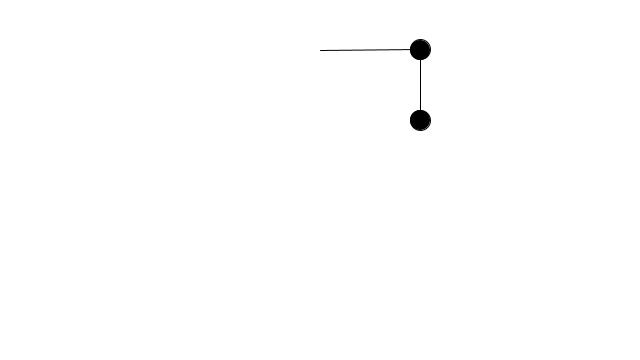
Frame 1 (no input)
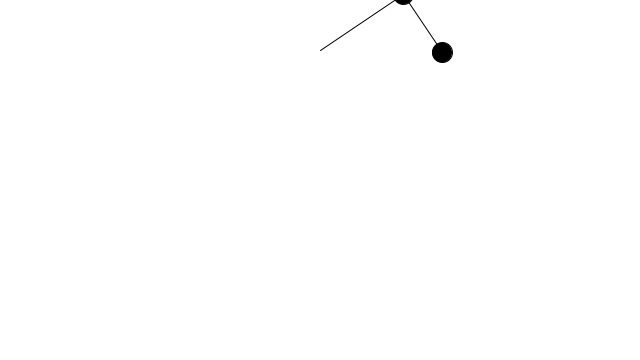
Frame 60 (the mouse pressed at the canvas centre just before this capture)
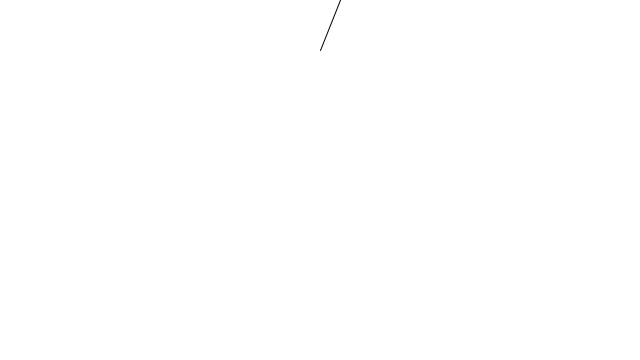
Frame 120 (the mouse held since frame 60 and released just before this capture)

The Processing sketch that drew these frames (run headless with seeded random() and noise(); from frame 60 on, the mouse is pressed at the canvas centre):

// Processing sketch: Double
// ── Double.pde
float x1,y1;
float x2,y2;
float a1 = PI/2;
float a2 = 0;
float r1 = 100;
float r2 = 70;
float m1=50;
float m2=30;
float jointx = 320;
float jointy= 50;

void setup()
{
  size(640,360);
}

void draw()
{
  background(255);
  
  x1=jointx+r1*sin(a1);
  y1=jointy+r1*cos(a1);
  
  x2=x1+r2*sin(a2);
  y2=y1+r2*cos(a2);
  
  fill(0);
  ellipse(x1,y1,20,20);
  ellipse(x2,y2,20,20);
  line(x1,y1,jointx,jointy);
  line(x2,y2,x1,y1);
  a1+=0.01;
  a2+=0.01;
}
